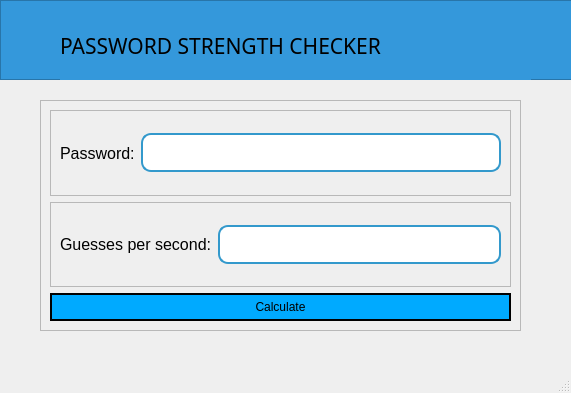
<?xml version="1.0" encoding="UTF-8"?>
<ui version="4.0">
 <class>MainWindow</class>
 <widget class="QMainWindow" name="MainWindow">
  <property name="geometry">
   <rect>
    <x>0</x>
    <y>0</y>
    <width>571</width>
    <height>393</height>
   </rect>
  </property>
  <property name="windowTitle">
   <string>Password Strength Checker</string>
  </property>
  <property name="styleSheet">
   <string notr="true"/>
  </property>
  <widget class="QWidget" name="centralwidget">
   <widget class="QFrame" name="headerFrame">
    <property name="geometry">
     <rect>
      <x>0</x>
      <y>0</y>
      <width>801</width>
      <height>80</height>
     </rect>
    </property>
    <property name="styleSheet">
     <string notr="true">QFrame {
    background-color: #3498db; /* Light blue */
}</string>
    </property>
    <property name="frameShape">
     <enum>QFrame::StyledPanel</enum>
    </property>
    <property name="frameShadow">
     <enum>QFrame::Raised</enum>
    </property>
    <widget class="QLabel" name="headerLabel">
     <property name="geometry">
      <rect>
       <x>60</x>
       <y>10</y>
       <width>471</width>
       <height>71</height>
      </rect>
     </property>
     <property name="font">
      <font>
       <family>Rockwell</family>
       <pointsize>16</pointsize>
      </font>
     </property>
     <property name="text">
      <string>PASSWORD STRENGTH CHECKER</string>
     </property>
    </widget>
   </widget>
   <widget class="QFrame" name="frame">
    <property name="geometry">
     <rect>
      <x>40</x>
      <y>100</y>
      <width>481</width>
      <height>231</height>
     </rect>
    </property>
    <property name="frameShape">
     <enum>QFrame::StyledPanel</enum>
    </property>
    <property name="frameShadow">
     <enum>QFrame::Raised</enum>
    </property>
    <layout class="QVBoxLayout" name="verticalLayout">
     <item>
      <widget class="QFrame" name="PasswordFrame">
       <property name="frameShape">
        <enum>QFrame::StyledPanel</enum>
       </property>
       <property name="frameShadow">
        <enum>QFrame::Raised</enum>
       </property>
       <layout class="QHBoxLayout" name="horizontalLayout">
        <item>
         <widget class="QLabel" name="label_2">
          <property name="font">
           <font>
            <pointsize>12</pointsize>
           </font>
          </property>
          <property name="styleSheet">
           <string notr="true">QLabel {
    background-color: transparent;
}</string>
          </property>
          <property name="text">
           <string>Password:</string>
          </property>
         </widget>
        </item>
        <item>
         <widget class="QLineEdit" name="passLineEdit">
          <property name="font">
           <font>
            <family>Rockwell</family>
            <pointsize>12</pointsize>
           </font>
          </property>
          <property name="styleSheet">
           <string notr="true">    QLineEdit {
        border: 2px solid #3399cc;
        border-radius: 10px;
        padding: 5px;
        background-color: white;
        color: black;
    }
    QLineEdit:focus {
        border: 2px solid #66ccff;
}</string>
          </property>
          <property name="text">
           <string/>
          </property>
         </widget>
        </item>
       </layout>
      </widget>
     </item>
     <item>
      <widget class="QFrame" name="GPSFrame">
       <property name="frameShape">
        <enum>QFrame::StyledPanel</enum>
       </property>
       <property name="frameShadow">
        <enum>QFrame::Raised</enum>
       </property>
       <layout class="QHBoxLayout" name="horizontalLayout_2">
        <item>
         <widget class="QLabel" name="label_3">
          <property name="font">
           <font>
            <pointsize>12</pointsize>
           </font>
          </property>
          <property name="toolTip">
           <string>&lt;html&gt;&lt;head/&gt;&lt;body&gt;&lt;p&gt;Is a measure of how many password or key combinations a system can try per second.&lt;/p&gt;&lt;/body&gt;&lt;/html&gt;</string>
          </property>
          <property name="styleSheet">
           <string notr="true">QLabel {
    background-color: transparent;
}</string>
          </property>
          <property name="text">
           <string>Guesses per second:</string>
          </property>
         </widget>
        </item>
        <item>
         <widget class="QLineEdit" name="gpsLineEdit">
          <property name="font">
           <font>
            <family>Rockwell</family>
            <pointsize>12</pointsize>
           </font>
          </property>
          <property name="styleSheet">
           <string notr="true">    QLineEdit {
        border: 2px solid #3399cc;
        border-radius: 10px;
        padding: 5px;
        background-color: white;
        color: black;
    }
    QLineEdit:focus {
        border: 2px solid #66ccff;
}</string>
          </property>
          <property name="text">
           <string/>
          </property>
         </widget>
        </item>
       </layout>
      </widget>
     </item>
     <item>
      <widget class="QPushButton" name="calculateButton">
       <property name="styleSheet">
        <string notr="true">    QPushButton {
	font: 75 12pt &quot;UD Digi Kyokasho NK-B&quot;;
        background-color: rgb(0, 170, 255);
        color: black;
        border-radius: 15px;
        padding: 5px 10px;
		border: 2px solid black;
    }
    QPushButton:hover {
        background-color:  #3498db;
    }</string>
       </property>
       <property name="text">
        <string>Calculate</string>
       </property>
      </widget>
     </item>
    </layout>
   </widget>
  </widget>
  <widget class="QMenuBar" name="menubar">
   <property name="geometry">
    <rect>
     <x>0</x>
     <y>0</y>
     <width>571</width>
     <height>26</height>
    </rect>
   </property>
  </widget>
  <widget class="QStatusBar" name="statusbar"/>
 </widget>
 <resources/>
 <connections/>
</ui>
